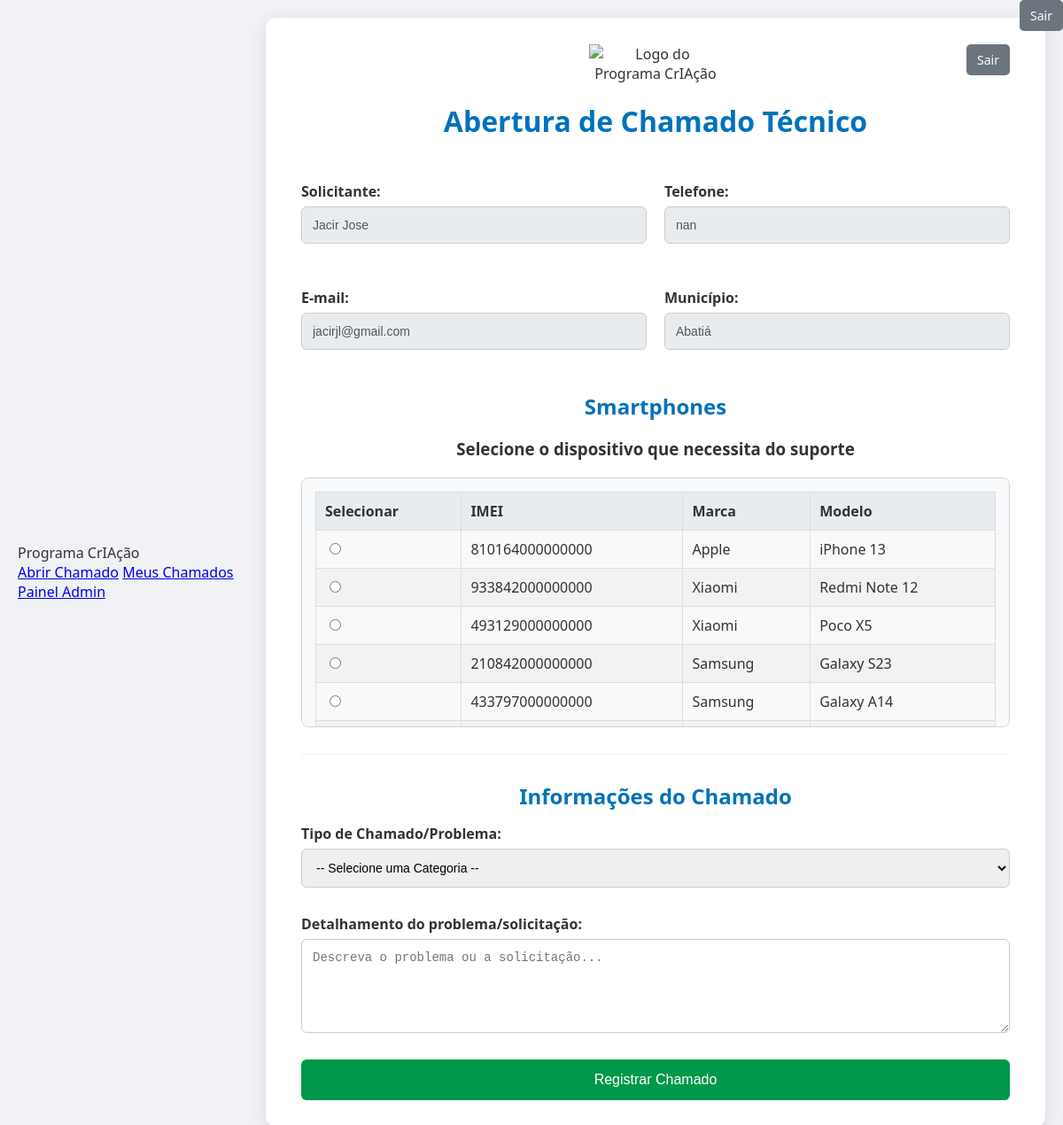
The page / (signed in) on the database its author committed.
### tables this page shows
CREATE TABLE users (
        id INTEGER PRIMARY KEY AUTOINCREMENT,
        email TEXT UNIQUE NOT NULL,
        password TEXT NOT NULL,
        municipio TEXT NOT NULL,
        responsavel TEXT NOT NULL,
        telefone TEXT NOT NULL
    , must_reset_password BOOLEAN DEFAULT 1, is_admin BOOLEAN DEFAULT 0);

CREATE TABLE smartphones (
        id INTEGER PRIMARY KEY AUTOINCREMENT, imei TEXT UNIQUE NOT NULL, marca TEXT NOT NULL,
        modelo TEXT NOT NULL, situacao TEXT NOT NULL, municipio TEXT NOT NULL
    );

### app.py (the view)
@app.route('/')
def index():
    if 'user_id' not in session:
        return redirect(url_for('login'))
    db = get_db()
    user = db.execute('SELECT * FROM users WHERE id = ?', (session['user_id'],)).fetchone()
    if user and user['must_reset_password'] == 1:
        flash('Por favor, redefina sua senha para continuar.', 'warning')
        return redirect(url_for('redefinir_senha'))
    smartphones = db.execute('SELECT * FROM smartphones WHERE municipio = ? AND situacao NOT IN (?, ?, ?)',
                             (user['municipio'], 'Perdido', 'Roubado', 'Danificado')).fetchall()
    recentes_chamados = db.execute('SELECT * FROM chamados WHERE solicitante_email = ? ORDER BY timestamp DESC LIMIT 5',
                                   (user['email'],)).fetchall()
    db.close()
    return render_template('chamado.html', user=user, smartphones=smartphones, chamados=recentes_chamados)

### app.py (called while the page is built)
def get_db():
    db = sqlite3.connect(DATABASE)
    db.row_factory = sqlite3.Row
    return db

### templates/chamado.html (shortened to what this page needs)
{% extends "layout.html" %}
{% block content %}
<div class="header">
    <img class="logo-header" src="https://i.imgur.com/YOUR_LOGO_ID.png" alt="Logo do Programa CrIAção">
    <h1>Abertura de Chamado Técnico</h1>
    <a href="{{ url_for('logout') }}" class="logout-button">Sair</a>
</div>
<div class="user-info">
    <div class="info-item">
        <label>Solicitante:</label>
        <input type="text" value="{{ user.responsavel }}" disabled>
    </div>
    <div class="info-item">
        <label>Telefone:</label>
        <input type="tel" value="{{ user.telefone }}" disabled>
    </div>
    <div class="info-item">
        <label>E-mail:</label>
        <input type="email" value="{{ user.email }}" disabled>
    </div>
    <div class="info-item">
        <label>Município:</label>
        <input type="text" value="{{ user.municipio }}" disabled>
    </div>
</div>
<form method="post" action="{{ url_for('submit_chamado') }}">
    <h2>Smartphones</h2>
    <h3>Selecione o dispositivo que necessita do suporte</h3>
    <div id="imeiTableContainer">
        {% if smartphones %}
            <table>
                <thead>
                    <tr>
                        <th>Selecionar</th>
                        <th>IMEI</th>
                        <th>Marca</th>
                        <th>Modelo</th>
                    </tr>
                </thead>
                <tbody>
                    {% for s in smartphones %}
                    <tr>
                        <td><input type="radio" name="selectedDevice" value="{{ s.imei }}" required></td>
                        <td>{{ s.imei }}</td>
                        <td>{{ s.marca }}</td>
                        <td>{{ s.modelo }}</td>
                    </tr>
                    {% endfor %}
                </tbody>
            </table>
        {% else %}
            <p>Nenhum dispositivo disponível encontrado para este município.</p>
        {% endif %}
    </div>
    <hr>
    <h2>Informações do Chamado</h2>
    <div class="form-group">
        <label for="tipoProblema">Tipo de Chamado/Problema:</label>
        <select id="tipoProblema" name="tipoProblema" required>
            <option value="">-- Selecione uma Categoria --</option>
        </select>
    </div>
    <div class="form-group">
        <label for="observacoes">Detalhamento do problema/solicitação:</label>
        <textarea id="observacoes" name="observacoes" rows="5" placeholder="Descreva o problema ou a solicitação..." required maxlength="300"></textarea>
    </div>
    <button type="submit">Registrar Chamado</button>
</form>
{% endblock %}

### templates/layout.html (shortened to what this page needs)
<!DOCTYPE html>
<html lang="pt-BR">
<head>
    <link rel="stylesheet" href="{{ url_for('static', filename='style.css') }}">
</head>
<body>
    <nav class="main-nav">
        <div class="nav-content">
            <span class="nav-brand">Programa CrIAção</span>
            <div class="nav-links">
                {% if session.user_id %}
                    <a href="{{ url_for('index') }}">Abrir Chamado</a>
                    <a href="{{ url_for('meus_chamados') }}">Meus Chamados</a>
                    {% if user and user.is_admin == 1 %}
                        <a href="{{ url_for('admin_index') }}" class="admin-button">Painel Admin</a>
                    {% endif %}
                    <a href="{{ url_for('logout') }}" class="logout-button">Sair</a>
                {% endif %}
            </div>
        </div>
    </nav>
    <div class="container">
        {% block content %}{% endblock %}
    </div>
</body>
</html>

### static/style.css (style rules this page uses)
body { font-family: 'Segoe UI', Tahoma, Geneva, Verdana, sans-serif; margin: 0; background-color: #f0f2f5; color: #333; display: flex; justify-content: center; align-items: center; min-height: 100vh; padding: 20px; box-sizing: border-box; }
.container { background-color: #ffffff; padding: 30px 40px; border-radius: 12px; box-shadow: 0 4px 20px rgba(0, 0, 0, 0.1); max-width: 800px; width: 100%; }
.logo, .logo-header { display: block; margin: 0 auto 1.5rem auto; max-width: 250px; height: auto; }
.logo-header { max-width: 150px; margin-bottom: 1rem; }
h1, h2, h3 { color: #0072bb; margin-bottom: 15px; text-align: center; }
h3 { color: #333; font-weight: 600; }
label { display: block; margin-top: 15px; margin-bottom: 6px; font-weight: 600; }
select, input[type="text"], input[type="tel"], input[type="email"], input[type="password"], textarea { width: 100%; padding: 12px; border: 1px solid #ccc; border-radius: 6px; box-sizing: border-box; margin-bottom: 15px; font-size: 14px; }
input:disabled { background-color: #e9ecef; cursor: not-allowed; }
button { background-color: #00984b; color: white; padding: 14px 24px; border: none; border-radius: 6px; cursor: pointer; font-size: 16px; margin-top: 10px; width: 100%; transition: all 0.15s ease-in-out; }
hr { margin: 30px 0; border: none; border-top: 1px solid #eee; }
.header { text-align: center; margin-bottom: 2rem; position: relative; }
.logout-button { position: absolute; top: 0; right: 0; text-decoration: none; background-color: #6c757d; color: white; padding: 8px 12px; border-radius: 5px; font-size: 14px; }
.user-info { display: grid; grid-template-columns: 1fr 1fr; gap: 20px; margin-bottom: 2rem; }
#imeiTableContainer { margin-top: 20px; background-color: #f8f9fa; border: 1px solid #ced4da; padding: 15px; border-radius: 8px; max-height: 250px; overflow-y: auto; }
table { width: 100%; border-collapse: collapse; }
th, td { border: 1px solid #ddd; padding: 10px; text-align: left; }
th { background-color: #e9ecef; }
tr:nth-child(even) { background-color: #f2f2f2; }

### rows shown on the page
users: responsavel "Jacir Jose", telefone "nan", email "jacirjl@gmail.com", municipio "Abatiá"
smartphones: imei "810164000000000", marca "Apple", modelo "iPhone 13"
smartphones: imei "933842000000000", marca "Xiaomi", modelo "Redmi Note 12"
smartphones: imei "493129000000000", marca "Xiaomi", modelo "Poco X5"
smartphones: imei "210842000000000", marca "Samsung", modelo "Galaxy S23"
smartphones: imei "433797000000000", marca "Samsung", modelo "Galaxy A14"
